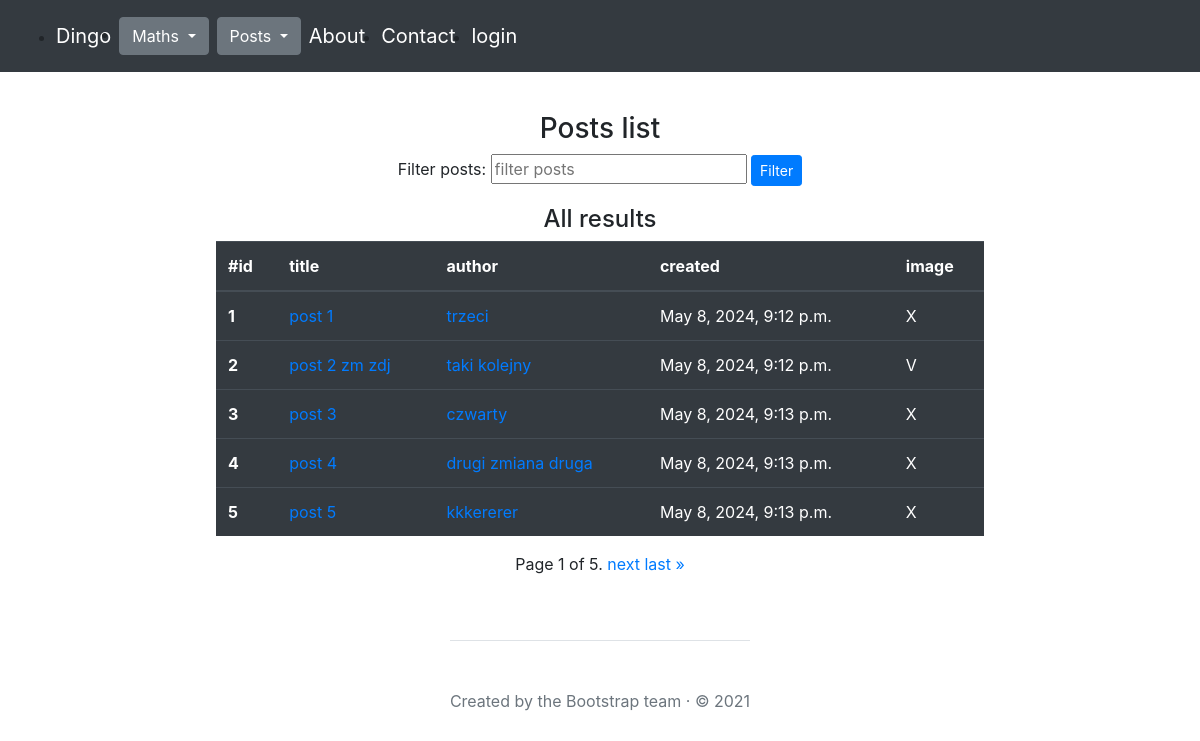
The app's page /posts/list/ with its own data.
### posts/models.py (models this page shows, shortened)
class Post(models.Model):
    title = models.CharField(max_length=30, unique=True, null=False)
    content = models.TextField(null=False)
    image = models.ImageField(upload_to='photos/%Y/%m/%d', null=True, default='')
    created = models.DateTimeField(auto_now_add=True)
    modified = models.DateTimeField(auto_now=True)
    author = models.ForeignKey(
        'posts.Author',
        on_delete=models.CASCADE,
        null=False,
        blank=False
    )

class Author(models.Model):
    nick = models.CharField(max_length=30, null=False, unique=True)
    email = models.EmailField(null=False, unique=True)

### posts/views.py (the view, shortened to what this page needs)
# urls.py: path('list/', posts_list, name="list"),
def posts_list(request):
    page_number = request.GET.get('page')
    post_filter = request.GET.get('filter')
    form = PostForm()
    if post_filter:
        posts = Post.objects.filter(title__icontains=post_filter)
    else:
        posts = Post.objects.all()
    paginator = Paginator(posts, 5)
    posts = paginator.get_page(page_number)
    return render(
        request=request,
        template_name="posts/list.html",
        context={"posts": posts,
                 "form": form,
                 "post_filter": post_filter,
                }
    )

### posts/forms.py (shortened to what this page needs)
class PostForm(forms.ModelForm):
    class Meta:
        model = Post
        fields = "__all__"
        fields = ["title", "content", "author", "image"]
    image = forms.ImageField(required=False)

### posts/templates/posts/list.html (shortened to what this page needs)
{% extends "main.html" %}
{% block content %}
<div class="mt-3 d-flex flex-column align-items-center justify-content-center">
    <h3 class='text-center'>Posts list</h3>
    {% if not author %}
    <form method="get" action="{% url 'posts:list' %}">
        <label for="filter">Filter posts:</label>
        <input type="text" id="filter" name="filter" placeholder="filter posts">
        <button class="btn btn-sm btn-primary" type="submit">Filter</button>
    </form>
    {% endif %}
    {% if author %}
    <h4>All posts of {{ author.nick }}</h4>
    {% elif post_filter %}
    <h4 class="mt-3">Filtered by query: {{ post_filter }}</h4>
    {% else %}
        <h4 class="mt-3">All results</h4>
    {% endif %}
    {% if posts %}
    <div class="table-responsive">
        <table class="table table-dark">
          <thead>
            <tr>
              <th scope="col">#id</th>
              <th scope="col">title</th>
              <th scope="col">author</th>
              <th scope="col">created</th>
              <th scope="col">image</th>
            </tr>
          </thead>
          <tbody>
            {% for post in posts %}
              <tr>
                <th scope="row">{{ post.id }}</a></th>
                <td><a href="{% url 'posts:details' post.id %}">{{ post.title }}</a></td>
                <td><a href="{% url 'posts:authordetails' post.author.id %}">{{ post.author.nick }}</a></td>
                <td>{{ post.created }}</td>
                <td>
                  {% if post.image.url != '' %}
                  V
                  {% else %}
                  X
                  {% endif %}
                </td>
              </tr>
            {% endfor %}
            </tbody>
        </table>
      </div>
      {% else %}
    <h4>No posts</h4>
      {% endif %}
    <div class="pagination">
        <span class="step-links">
            <span class="current">
                Page {{ posts.number }} of {{ posts.paginator.num_pages }}.
            </span>
            {% if posts.has_next %}
                <a href="?page={{ posts.next_page_number }}">next</a>
                <a href="?page={{ posts.paginator.num_pages }}">last »</a>
            {% endif %}
        </span>
    </div>
  </div>
{% endblock %}

### records on screen
Post: id "1", title "post 1", author.nick "trzeci", created "May 8, 2024, 9:12 p.m.", image "X"
Post: id "2", title "post 2 zm zdj", author.nick "taki kolejny", created "May 8, 2024, 9:12 p.m.", shows "V"
Post: id "3", title "post 3", author.nick "czwarty", created "May 8, 2024, 9:13 p.m.", image "X"
Post: id "4", title "post 4", author.nick "drugi zmiana druga", created "May 8, 2024, 9:13 p.m.", image "X"
Post: id "5", title "post 5", author.nick "kkkererer", created "May 8, 2024, 9:13 p.m.", image "X"

### other values on screen
{{ posts.number }} "1"
{{ posts.paginator.num_pages }} "5"
